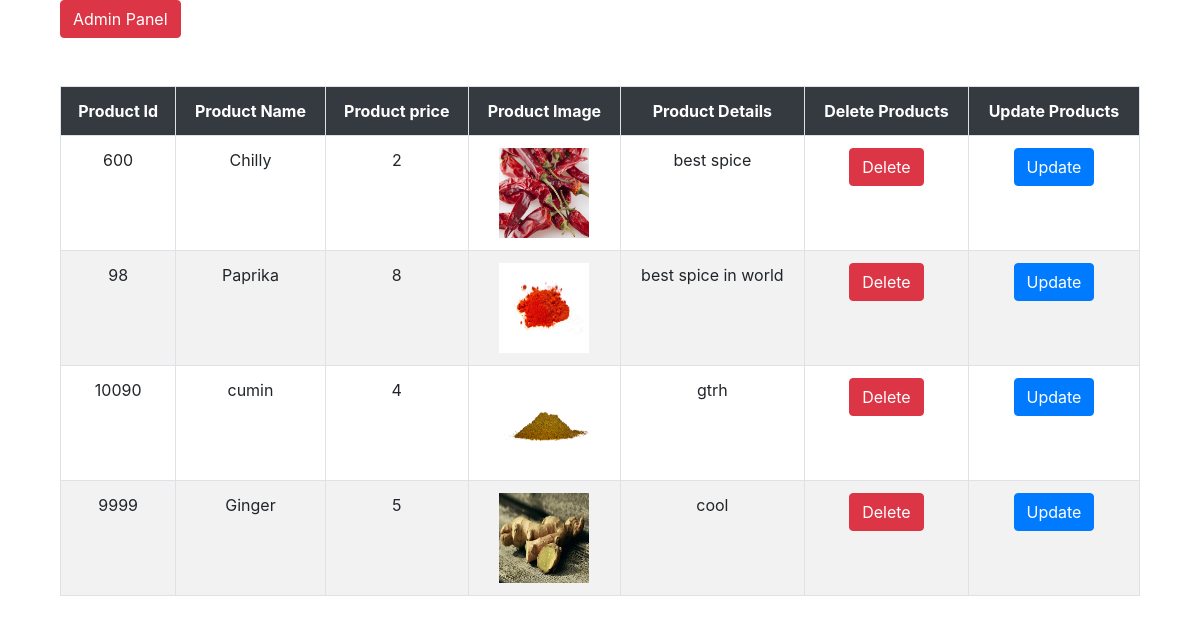
Screenshot of /productdisplay.php with the database file from the repository.
### tables this page shows
CREATE TABLE `products` (
  `product_id` int(22) NOT NULL,
  `product_name` varchar(22) NOT NULL,
  `product_price` int(22) NOT NULL,
  `product_cat` varchar(22) NOT NULL,
  `product_details` varchar(22) NOT NULL
);

### productdisplay.php (the view, shortened to what this page needs)
<!DOCTYPE html>
<html>
<head>
  <link rel="stylesheet" href="https://maxcdn.bootstrapcdn.com/bootstrap/4.0.0/css/bootstrap.min.css">
 <link rel="stylesheet" type="text/css" href="http://ajax.aspnetcdn.com/ajax/jquery.dataTables/1.9.4/css/jquery.dataTables.css">
</head>
<body>
  <div class="container">
 <div class="col-lg-12">
 <button class="btn-danger btn"> <a href="crud/admin/admin.html" class="text-white"> Admin Panel </a>  </button>
 <br><br>
 <br>
 <table  id="tabledata" class=" table table-striped table-hover table-bordered">
 <tr class="bg-dark text-white text-center">
 <th> Product Id </th>
 <th> Product Name </th>
 <th> Product price </th>
  <th>Product Image </th>
 <th> Product Details </th>
 <th> Delete Products </th>
 <th> Update Products </th>
  </tr >
  <?php
  include 'config.php';
 $q = "select * from products ";
  $query = mysqli_query($con,$q);
  while($res = mysqli_fetch_array($query)){
 ?>
 <tr class="text-center">
 <td> <?php echo $res['product_id'];  ?> </td>
 <td> <?php echo $res['product_name'];  ?> </td>
 <td> <?php echo $res['product_price'];  ?> </td>
  <td> <img src='<?php echo $res['product_cat'];  ?>' style='width:90px;height:90px'> </td>
 <td> <?php echo $res['product_details'];  ?> </td>
 <td> <button class="btn-danger btn"> <a href="deleteproduct.php?product_id=<?php echo $res['product_id']; ?>" class="text-white"> Delete </a>  </button> </td>
 <td> <button class="btn-primary btn"> <a href="updateproduct.php?product_id=<?php echo $res['product_id']; ?>" class="text-white"> Update </a> </button> </td>
  </tr>
  <?php
 }
  ?>
 </table>
  </div>
 </div>
</body>
</html>

### rows the page displays
products: product_id "600", product_name "Chilly", product_price "2", product_cat (picture), product_details "best spice"
products: product_id "98", product_name "Paprika", product_price "8", product_cat (picture), product_details "best spice in world"
products: product_id "10090", product_name "cumin", product_price "4", product_cat (picture), product_details "gtrh"
products: product_id "9999", product_name "Ginger", product_price "5", product_cat (picture), product_details "cool"
